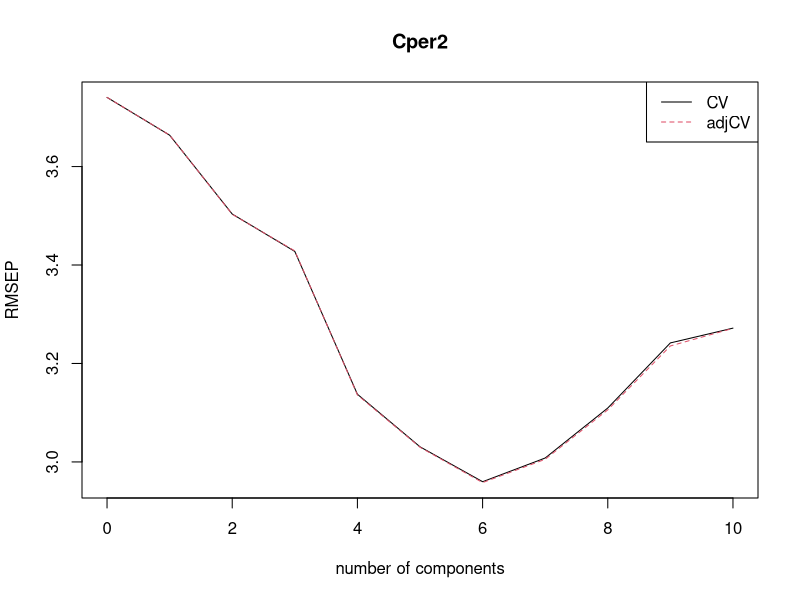
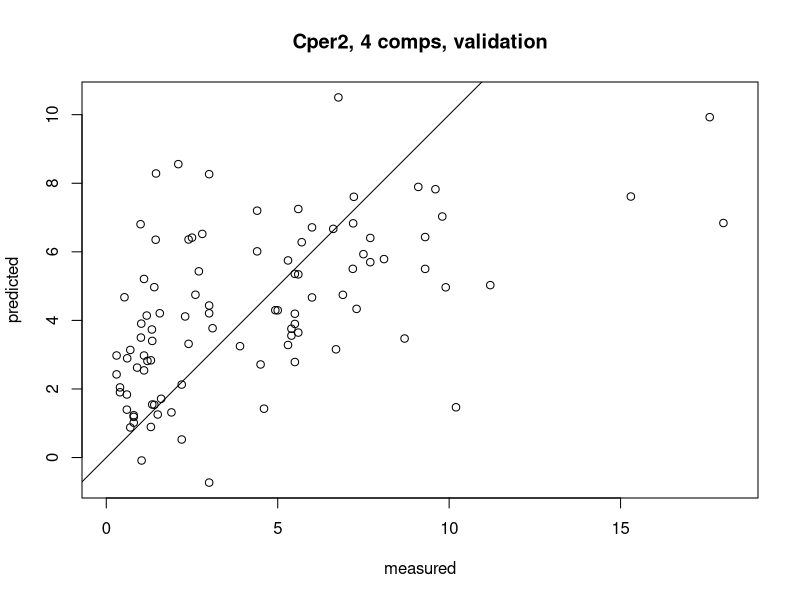
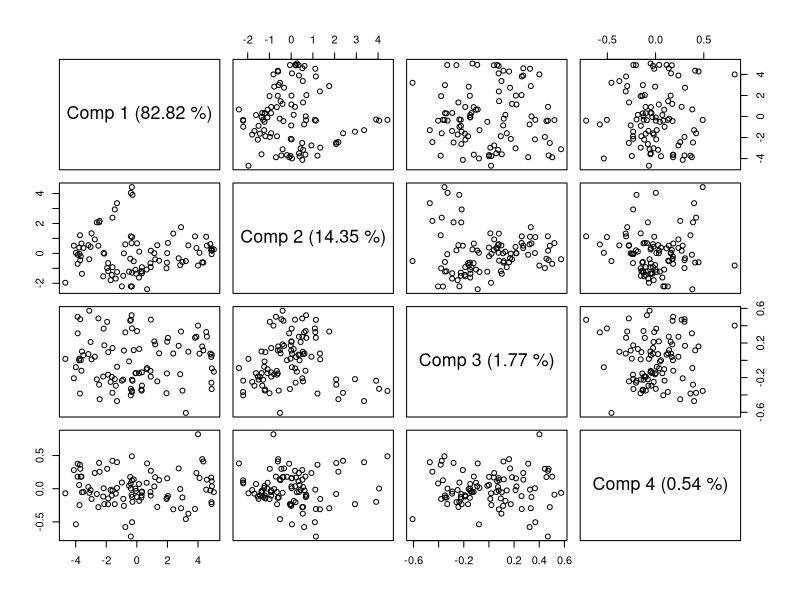
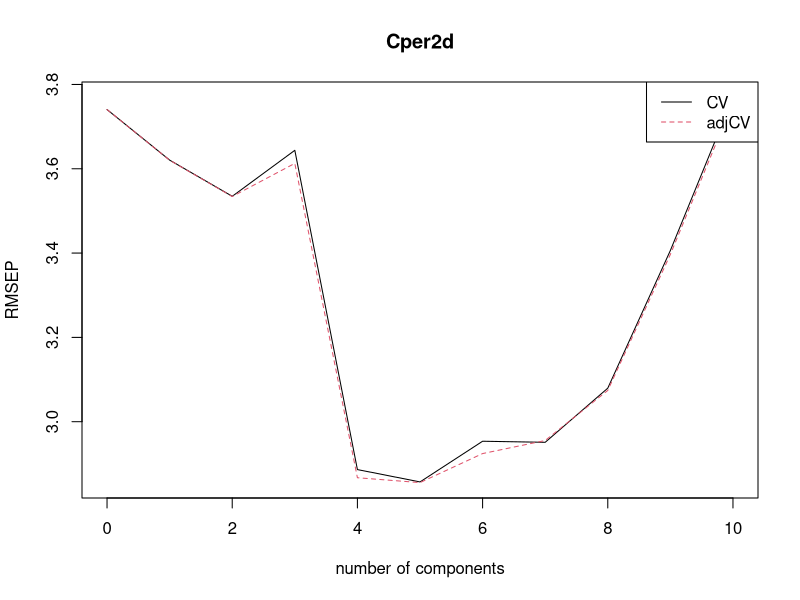
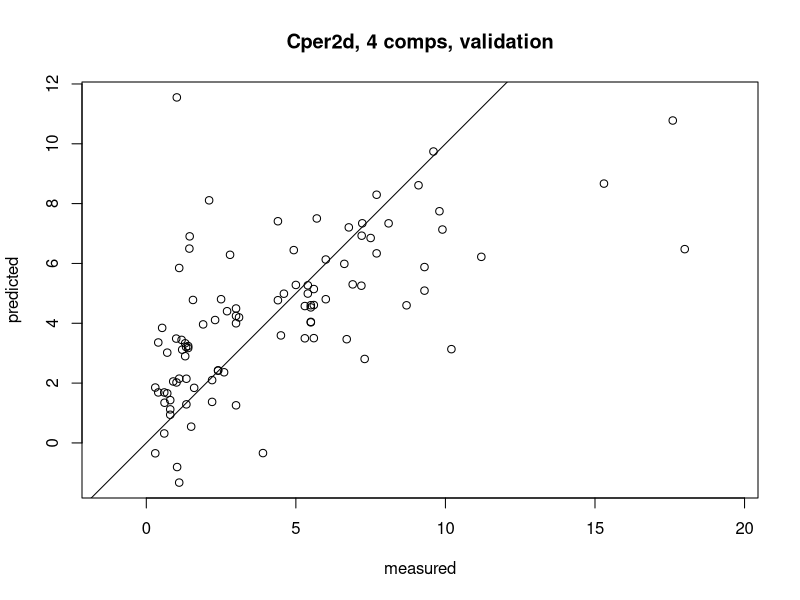
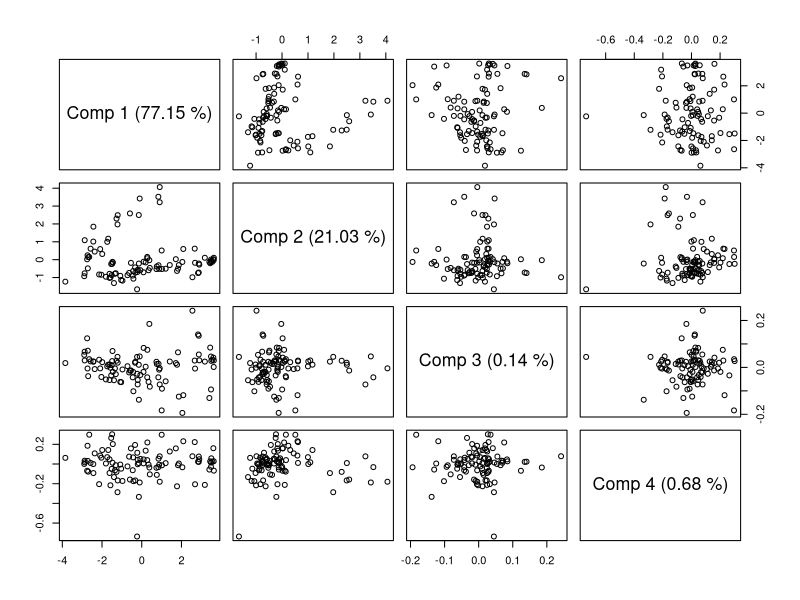
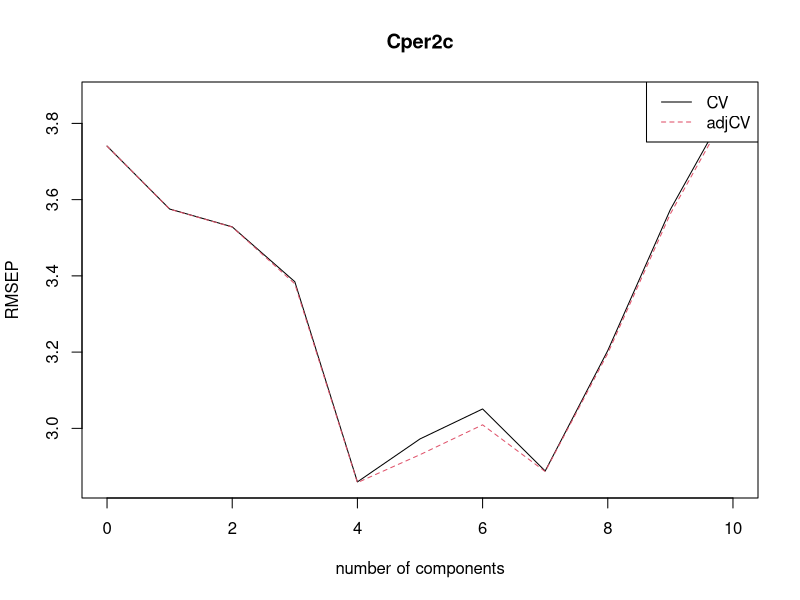
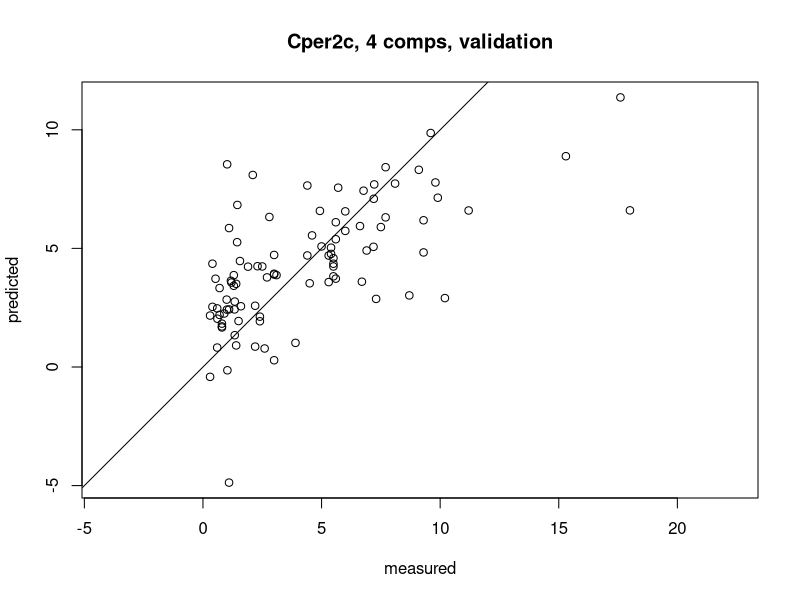

Recreate these plots in R, in order.
library(pls)

#for whole wavelength 950-1650

data_msc <- read.table("data_msc.txt", header = TRUE)


NIR2 <- data_msc [,2:377]
NIR2 <- as.matrix (NIR2)

Cper2 <- data_msc [,1]

data_msc_New <- data.frame(Cper2, NIR2=I(NIR2))

E2 <- plsr(Cper2 ~ NIR2, ncomp = 10, data = data_msc_New, validation = "LOO")

summary(E2)

plot(RMSEP(E2), legendpos = "topright")

plot(E2, ncomp = 4, asp = 1, line = TRUE)

plot(E2, plottype = "scores", comps = 1:4)

R2(E2,ncomp=4)





T1Test_msc <- data_msc_New[1:20,]

T1Train_msc <- data_msc_New[21:96,]

E2_2 <- plsr(Cper2 ~ NIR2, ncomp = 10, data = T1Train_msc, validation = "LOO")

predict(E2_2, ncomp = 2, newdata = T1Test_msc)


# Predict with the trained model on the test set
predicted <- predict(E2_2, ncomp = 2, newdata = T1Test_msc)

# Extract the actual values
actual <- T1Test_msc$Cper2

# Compute RMSE
rmse <- sqrt(mean((predicted - actual)^2))

# Print RMSE with wavelength info
cat("RMSE for wavelength range 950-1650 nm:", round(rmse, 4), "\n")


############################################################################################


#for 1100-1650 nm 


data_msc <- read.table("data_msc.txt", header = TRUE)


NIR2d <- data_msc [,102:377]
NIR2d <- as.matrix (NIR2d)

Cper2d <- data_msc [,1]

data_msc_Newd <- data.frame(Cper2d, NIR2d=I(NIR2d))

E2d <- plsr(Cper2d ~ NIR2d, ncomp = 10, data = data_msc_Newd, validation = "LOO")

summary(E2d)

plot(RMSEP(E2d), legendpos = "topright")

plot(E2d, ncomp = 4, asp = 1, line = TRUE)

plot(E2d, plottype = "scores", comps = 1:4)

R2(E2d,ncomp=4)



T1Test_mscd <- data_msc_Newd[1:20,]

T1Train_mscd <- data_msc_Newd[21:96,]

E2_2d <- plsr(Cper2d ~ NIR2d, ncomp = 10, data = T1Train_mscd, validation = "LOO")

predict(E2_2d, ncomp = 2, newdata = T1Test_mscd)


# Predict with the trained model on the test set
predicted <- predict(E2_2d, ncomp = 2, newdata = T1Test_mscd)

# Extract the actual values
actual <- T1Test_mscd$Cper2d

# Compute RMSE
rmse <- sqrt(mean((predicted - actual)^2))

# Print RMSE with wavelength info
cat("RMSE for wavelength range 1100-1650 nm:", round(rmse, 4), "\n")




#########################################################################################



#for 1200-1650 nm 


data_msc <- read.table("data_msc.txt", header = TRUE)


NIR2c <- data_msc [,152:377]
NIR2c <- as.matrix (NIR2c)

Cper2c <- data_msc [,1]

data_msc_Newc <- data.frame(Cper2c, NIR2c=I(NIR2c))

E2c <- plsr(Cper2c ~ NIR2c, ncomp = 10, data = data_msc_Newc, validation = "LOO")

summary(E2c)

plot(RMSEP(E2c), legendpos = "topright")

plot(E2c, ncomp = 4, asp = 1, line = TRUE)

plot(E2c, plottype = "scores", comps = 1:4)

R2(E2c,ncomp=4)



T1Test_mscc <- data_msc_Newc[1:20,]

T1Train_mscc <- data_msc_Newc[21:96,]

E2_2c <- plsr(Cper2c ~ NIR2c, ncomp = 10, data = T1Train_mscc, validation = "LOO")

predict(E2_2c, ncomp = 2, newdata = T1Test_mscc)




###################################################################################

#for 1300-1650 nm 


data_msc <- read.table("data_msc.txt", header = TRUE)


NIR2b <- data_msc [,202:377]
NIR2b <- as.matrix (NIR2b)

Cper2b <- data_msc [,1]

data_msc_Newb <- data.frame(Cper2b, NIR2b=I(NIR2b))

E2b <- plsr(Cper2b ~ NIR2b, ncomp = 10, data = data_msc_Newb, validation = "LOO")

summary(E2b)

plot(RMSEP(E2b), legendpos = "topright")

plot(E2b, ncomp = 4, asp = 1, line = TRUE)

plot(E2b, plottype = "scores", comps = 1:4)

R2(E2b,ncomp=4)





T1Test_mscb <- data_msc_Newb[1:20,]

T1Train_mscb <- data_msc_Newb[21:96,]

E2_2b <- plsr(Cper2b ~ NIR2b, ncomp = 10, data = T1Train_mscb, validation = "LOO")

predict(E2_2b, ncomp = 2, newdata = T1Test_mscb)


###################################################################################

#SG1 

#for whole wavelength 950-1650

data_sg1 <- read.table("data_sg1.txt", header = TRUE)


NIR4 <- data_sg1 [,2:377]
NIR4 <- as.matrix (NIR4)

Cper4 <- data_sg1 [,1]

data_sg1_New <- data.frame(Cper4, NIR4=I(NIR4))

E4 <- plsr(Cper4 ~ NIR4, ncomp = 10, data = data_sg1_New, validation = "LOO")

summary(E4)

plot(RMSEP(E4), legendpos = "topright")

plot(E4, ncomp = 4, asp = 1, line = TRUE)

plot(E4, plottype = "scores", comps = 1:4)

R2(E4,ncomp=4)





T1Test_sg1 <- data_sg1_New[1:20,]

T1Train_sg1 <- data_sg1_New[21:96,]

E4_2 <- plsr(Cper4 ~ NIR4, ncomp = 10, data = T1Train_sg1, validation = "LOO")

predict(E4_2, ncomp = 1, newdata = T1Test_sg1)


#####################################################################################

#1300-1650 nm


data_sg1 <- read.table("data_sg1.txt", header = TRUE)


NIR4b <- data_sg1 [,202:377]
NIR4b <- as.matrix (NIR4b)

Cper4b <- data_sg1 [,1]

data_sg1_Newb <- data.frame(Cper4b, NIR4b=I(NIR4b))

E4b <- plsr(Cper4b ~ NIR4b, ncomp = 10, data = data_sg1_Newb, validation = "LOO")

summary(E4b)

plot(RMSEP(E4b), legendpos = "topright")

plot(E4b, ncomp = 4, asp = 1, line = TRUE)

plot(E4b, plottype = "scores", comps = 1:4)

R2(E4b,ncomp=4)





T1Test_sg1b <- data_sg1_Newb[1:20,]

T1Train_sg1b <- data_sg1_Newb[21:96,]

E4_2b <- plsr(Cper4b ~ NIR4b, ncomp = 10, data = T1Train_sg1b, validation = "LOO")

predict(E4_2b, ncomp = 2, newdata = T1Test_sg1b)



#############################################################################

#SNV

#for whole wavelength 950-1650

data_snv <- read.table("data_snv.txt", header = TRUE)


NIR3 <- data_snv [,2:377]
NIR3 <- as.matrix (NIR3)

Cper3 <- data_snv [,1]

data_snv_New <- data.frame(Cper3, NIR3=I(NIR3))

E3 <- plsr(Cper3 ~ NIR3, ncomp = 10, data = data_snv_New, validation = "LOO")

summary(E3)

plot(RMSEP(E3), legendpos = "topright")

plot(E3, ncomp = 4, asp = 1, line = TRUE)

plot(E3, plottype = "scores", comps = 1:4)

R2(E3,ncomp=4)





T1Test_snv <- data_snv_New[1:20,]

T1Train_snv <- data_snv_New[21:96,]

E3_2 <- plsr(Cper3 ~ NIR3, ncomp = 10, data = T1Train_snv, validation = "LOO")

predict(E3_2, ncomp = 2, newdata = T1Test_snv)



####################################################################################


#SNV

#for whole wavelength 1300-1650

data_snv <- read.table("data_snv.txt", header = TRUE)


NIR3b <- data_snv [,202:377]
NIR3b <- as.matrix (NIR3b)

Cper3b <- data_snv [,1]

data_snv_Newb <- data.frame(Cper3b, NIR3b=I(NIR3b))

E3b <- plsr(Cper3b ~ NIR3b, ncomp = 10, data = data_snv_Newb, validation = "LOO")

summary(E3b)

plot(RMSEP(E3b), legendpos = "topright")

plot(E3b, ncomp = 4, asp = 1, line = TRUE)

plot(E3b, plottype = "scores", comps = 1:4)

R2(E3b,ncomp=4)





T1Test_snvb <- data_snv_Newb[1:20,]

T1Train_snvb <- data_snv_Newb[21:96,]

E3_2b <- plsr(Cper3b ~ NIR3b, ncomp = 10, data = T1Train_snvb, validation = "LOO")

predict(E3_2b, ncomp = 2, newdata = T1Test_snvb)
